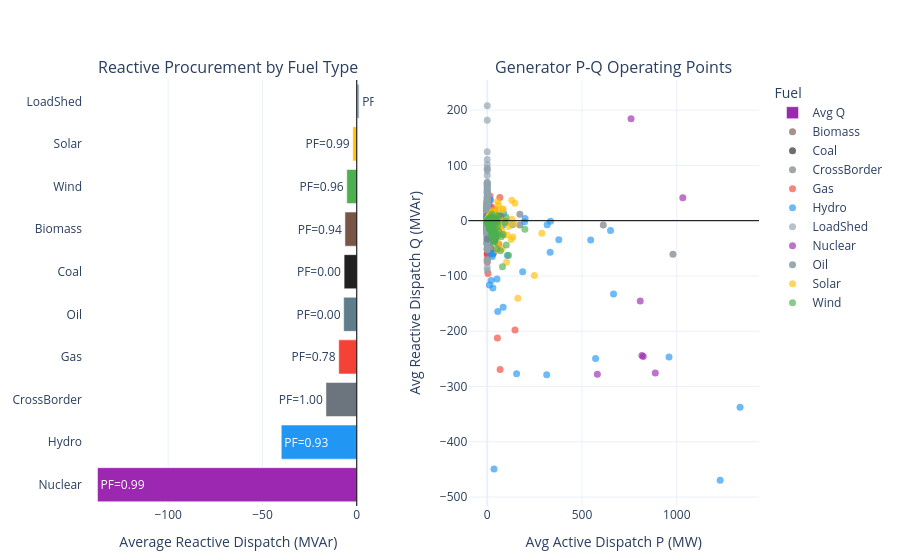

Source (notebook cell):
### Markdown cell above
## Reactive Power Procurement

### Code cell
gen_ac = gen_df[gen_df['fuel'] != 'Slack'].copy()

avg_q = (gen_ac.groupby('fuel')
         .agg(q_mvar=('dispatch_mvar', 'mean'),
              p_mw=('dispatch_mw', 'mean'))
         .reset_index()
         .sort_values('q_mvar'))
avg_q['pf'] = avg_q.apply(
    lambda r: r['p_mw'] / np.hypot(r['p_mw'], r['q_mvar']) if np.hypot(r['p_mw'], r['q_mvar']) > 0 else np.nan,
    axis=1,
)

pq = (gen_ac.groupby(['unit_name', 'fuel'])[['dispatch_mw', 'dispatch_mvar']]
      .mean().reset_index())

fig = make_subplots(
    rows=1, cols=2,
    subplot_titles=['Reactive Procurement by Fuel Type', 'Generator P-Q Operating Points'],
    horizontal_spacing=0.14,
)
fig.add_trace(go.Bar(
    y=avg_q['fuel'], x=avg_q['q_mvar'], orientation='h',
    marker_color=[FUEL_COLORS.get(f, '#90A4AE') for f in avg_q['fuel']],
    text=[f'PF={pf:.2f}' if pd.notna(pf) else '' for pf in avg_q['pf']], textposition='auto',
    customdata=np.column_stack([avg_q['p_mw'], avg_q['pf']]), name='Avg Q',
    hovertemplate='Fuel: %{y}<br>Avg Q: %{x:.1f} MVAr<br>Avg P: %{customdata[0]:.1f} MW<br>PF: %{customdata[1]:.2f}<extra></extra>',
), row=1, col=1)
fig.add_vline(x=0, line_color='black', line_width=1, row=1, col=1)

for fuel, grp in pq.groupby('fuel'):
    fig.add_trace(go.Scatter(
        x=grp['dispatch_mw'], y=grp['dispatch_mvar'], mode='markers', name=fuel,
        marker=dict(color=FUEL_COLORS.get(fuel, '#90A4AE'), size=7, opacity=0.65),
        text=grp['unit_name'],
        hovertemplate='Generator: %{text}<br>Avg P: %{x:.1f} MW<br>Avg Q: %{y:.1f} MVAr<extra>%{fullData.name}</extra>',
    ), row=1, col=2)
fig.add_hline(y=0, line_color='black', line_width=1, row=1, col=2)

fig.update_xaxes(title_text='Average Reactive Dispatch (MVAr)', row=1, col=1)
fig.update_xaxes(title_text='Avg Active Dispatch P (MW)', row=1, col=2)
fig.update_yaxes(title_text='Avg Reactive Dispatch Q (MVAr)', row=1, col=2)
fig.update_layout(height=560, legend_title_text='Fuel', margin=dict(l=70, r=30, t=80, b=50))
save_plotly(fig, 'reactive_procurement.html')
fig.show()

### Figure 1 — Plotly figure (JSON) as saved in the notebook; plotly's stock layout.template omitted (floating-point values rounded to 4 significant figures; data arrays with more than 128 entries replaced by an {"elided": "..."} marker saying what was removed)
{"data": [{"customdata": [[815.0, 0.9861], [101.3, 0.93], [484.2, 0.9994], [11.98, 0.7816], [0.0, 0.0], [0.0, 0.0], [17.14, 0.9393], [17.12, 0.9555], [15.06, 0.9905], [0.0, 0.0]], "hovertemplate": "Fuel: %{y}<br>Avg Q: %{x:.1f} MVAr<br>Avg P: %{customdata[0]:.1f} MW<br>PF: %{customdata[1]:.2f}<extra></extra>", "marker": {"color": ["#9C27B0", "#2196F3", "#6C757D", "#F44336", "#607D8B", "#212121", "#795548", "#4CAF50", "#FFC107", "#90A4AE"]}, "name": "Avg Q", "orientation": "h", "text": ["PF=0.99", "PF=0.93", "PF=1.00", "PF=0.78", "PF=0.00", "PF=0.00", "PF=0.94", "PF=0.96", "PF=0.99", "PF=0.00"], "textposition": "auto", "type": "bar", "x": [-137.5, -40.02, -16.33, -9.557, -6.932, -6.697, -6.261, -5.283, -2.096, 1.271], "xaxis": "x", "y": ["Nuclear", "Hydro", "CrossBorder", "Gas", "Oil", "Coal", "Biomass", "Wind", "Solar", "LoadShed"], "yaxis": "y"}, {"hovertemplate": "Generator: %{text}<br>Avg P: %{x:.1f} MW<br>Avg Q: %{y:.1f} MVAr<extra>%{fullData.name}</extra>", "marker": {"color": "#795548", "opacity": 0.65, "size": 7}, "mode": "markers", "name": "Biomass", "text": ["G0090", "G0190", "G0315", "G0443", "G0445", "G0455", "G0567", "G0704", "G0746", "G0845", "G0846"], "type": "scatter", "x": [19.79, 15.04, 18.75, 14.15, 15.0, 18.75, 11.25, 18.75, 22.08, 18.75, 16.23], "xaxis": "x2", "y": [-50.0, -1.446, -22.01, -1.437, -1.686, -3.922, 0.4002, -5.278, 7.11, 5.526, 3.873], "yaxis": "y2"}, {"hovertemplate": "Generator: %{text}<br>Avg P: %{x:.1f} MW<br>Avg Q: %{y:.1f} MVAr<extra>%{fullData.name}</extra>", "marker": {"color": "#212121", "opacity": 0.65, "size": 7}, "mode": "markers", "name": "Coal", "text": ["G0039", "G0040", "G0058", "G0059", "G0109", "G0204", "G0206", "G0446", "G0742"], "type": "scatter", "x": [0.0, 0.0, 0.0, 0.0, 0.0, 0.0, 0.0, 0.0, 0.0], "xaxis": "x2", "y": [-41.22, -41.89, 6.641, 2.768, -4.374, 9.656, 9.656, -5.096, 3.581], "yaxis": "y2"}, {"hovertemplate": "Generator: %{text}<br>Avg P: %{x:.1f} MW<br>Avg Q: %{y:.1f} MVAr<extra>%{fullData.name}</extra>", "marker": {"color": "#6C757D", "opacity": 0.65, "size": 7}, "mode": "markers", "name": "CrossBorder", "text": ["XB_ES00742", "XB_ES00859", "XB_ES00981", "XB_ES01126"], "type": "scatter", "x": [172.2, 612.4, 172.2, 979.8], "xaxis": "x2", "y": [11.45, -7.912, -7.917, -60.95], "yaxis": "y2"}, {"hovertemplate": "Generator: %{text}<br>Avg P: %{x:.1f} MW<br>Avg Q: %{y:.1f} MVAr<extra>%{fullData.name}</extra>", "marker": {"color": "#F44336", "opacity": 0.65, "size": 7}, "mode": "markers", "name": "Gas", "text": ["G0004", "G0005", "G0006", "G0041", "G0045", "G0065", "G0066", "G0067", "G0077", "G0078", "G0085", "G0086", "G0088", "G0107", "G0108", "G0110", "G0111", "G0112", "G0113", "G0114", "G0115", "G0116", "G0117", "G0140", "G0145", "G0168", "G0169", "G0170", "G0171", "G0172", "G0176", "G0184", "G0189", "G0192", "G0195", "G0197", "G0198", "G0199", "G0200", "G0201", "G0202", "G0203", "G0209", "G0210", "G0211", "G0255", "G0256", "G0257", "G0258", "G0259", "G0260", "G0261", "G0262", "G0263", "G0264", "G0284", "G0286", "G0308", "G0329", "G0334", "G0338", "G0346", "G0373", "G0375", "G0376", "G0377", "G0378", "G0379", "G0380", "G0385", "G0386", "G0408", "G0412", "G0413", "G0441", "G0447", "G0448", "G0456", "G0459", "G0461", "G0462", "G0503", "G0504", "G0523", "G0524", "G0526", "G0527", "G0528", "G0529", "G0530", "G0531", "G0546", "G0552", "G0565", "G0569", "G0586", "G0587", "G0627", "G0644", "G0649", "G0686", "G0697", "G0736", "G0745", "G0749", "G0780", "G0788", "G0789", "G0790", "G0802", "G0814", "G0818", "G0910", "G0911"], "type": "scatter", "x": [0.3412, 0.3412, 68.04, 53.73, 20.22, 29.44, 47.79, 37.66, 0.4708, 16.63, 0.4556, 0.4556, 0.4556, 8.446, 0.3585, 0.0, 0.3554, 0.0, 17.43, 0.3554, 16.14, 0.0, 0.0, 4.07, 1.39, 7.795, 61.1, 4.618, 4.11, 15.1, 0.4004, 3.036, 16.55, 16.55, 3.456, 3.456, 3.456, 3.456, 3.456, 3.456, 3.422, 3.422, 2.207, 2.278, 2.278, 0.3221, 72.66, 55.1, 0.3221, 7.287, 0.3221, 68.49, 11.93, 0.3221, 0.3221, 4.735, 4.735, 0.2379, 5.734, 40.6, 1.905, 5.689, 14.58, 0.3042, 0.3042, 0.3042, 32.09, 0.3042, 0.3042, 16.41, 43.79, 0.966, 21.82, 13.8, 0.4106, 9.325, 0.4883, 0.8848, 0.424, 16.9, 146.5, 1.916, 1.916, 14.11, 3.245, 3.129, 3.129, 14.11, 3.245, 14.11, 3.129, 0.2913, 1.364, 4.109, 0.0, 36.84, 27.93, 4.073, 4.531, 0.9717, 0.2729, 0.4733, 4.524, 33.0, 0.5129, 66.71, 13.32, 5.045, 5.045, 0.411, 0.7667, 2.921, 0.93, 0.349], "xaxis": "x2", "y": [-75.12, -69.96, -269.3, -212.3, -4.925, 2.835, 2.822, 2.81, -0.3785, -0.3588, -61.59, -51.69, -60.04, 3.793, 3.492, -0.6233, -0.4567, -1.186, -26.38, -8.633, -8.489, -1.363, -0.5477, 1.539, 3.383, -36.31, -42.77, -0.05667, -95.63, -14.11, -1.069, 3.517, -4.509, -4.524, 5.2, 5.2, 3.212, 4.545, 3.075, 4.078, 1.942, 1.942, 7.829, -3.738, -5.865, 8.384, 7.73, 7.505, 30.0, 8.384, 0.02375, 7.806, 8.189, 0.09771, 0.08542, 5.917, 6.1, -18.47, 9.316, 19.77, 1.251, 20.17, 44.72, -1.735, -4.173, -59.46, -58.92, -58.38, -0.6048, -32.19, -30.39, 2.378, 25.32, 24.85, -0.5844, -7.567, -7.638, -1.033, -6.362, 18.97, -197.8, 9.985, 15.37, 1.16, 1.475, 1.16, 1.16, 1.16, 4.138, 1.16, 1.16, 2.811, 0.79, -1.53, 0.9769, -2.779, -2.779, 0.4565, -3.271, -4.901, -6.157, 4.798, 0.2521, -17.76, 2.205, 42.0, 7.096, 6.689, 30.78, 2.474, 1.299, 23.14, 6.275, 8.83], "yaxis": "y2"}, {"hovertemplate": "Generator: %{text}<br>Avg P: %{x:.1f} MW<br>Avg Q: %{y:.1f} MVAr<extra>%{fullData.name}</extra>", "marker": {"color": "#2196F3", "opacity": 0.65, "size": 7}, "mode": "markers", "name": "Hydro", "text": ["G0019", "G0021", "G0029", "G0030", "G0031", "G0057", "G0064", "G0070", "G0094", "G0095", "G0104", "G0135", "G0155", "G0156", "G0158", "G0161", "G0162", "G0214", "G0221", "G0222", "G0224", "G0225", "G0226", "G0232", "G0233", "G0280", "G0281", "G0289", "G0293", "G0302", "G0323", "G0342", "G0369", "G0398", "G0437", "G0444", "G0458", "G0563", "G0594", "G0602", "G0637", "G0651", "G0656", "G0657", "G0674", "G0705", "G0706", "G0709", "G0740", "G0741", "G0743", "G0853", "G0912", "G0928", "G0929", "G0930", "G0931", "G0932", "G0933", "G0934", "G0935", "G0936", "G0937", "G0938", "G0939", "G0940", "G0941", "G0942", "G0943", "G0944", "G0945", "G0946", "G0947", "G0948", "G0949", "G0950", "G0951", "G0952", "G0953", "G0954", "G0955", "G0956", "G0957", "G0958", "G0959", "G0960", "G0961", "G0962", "G0963", "G0964", "G0965", "G0966", "G0967", "G0968", "G0969", "G0970", "G0971", "G0972", "G0973"], "type": "scatter", "x": [313.8, 11.65, 32.24, 24.64, 154.8, 51.73, 26.15, 1229.0, 28.31, 377.7, 571.6, 29.24, 1334.0, 16.09, 15.31, 106.5, 650.6, 27.39, 25.77, 40.75, 20.04, 197.0, 21.72, 29.88, 20.87, 27.01, 959.2, 84.07, 55.51, 334.0, 199.7, 41.38, 22.14, 13.95, 35.83, 32.19, 14.36, 187.0, 25.37, 19.31, 12.88, 22.74, 666.5, 332.0, 12.74, 133.0, 25.66, 23.52, 316.2, 24.88, 17.75, 546.0, 13.69, 2.9, 17.6, 30.0, 86.5, 8.4, 2.32, 1.57, 3.7, 82.44, 9.6, 9.6, 4.5, 12.8, 4.9, 0.7, 10.4, 5.0, 1.5, 0.05, 3.8, 12.8, 0.45, 2.1, 2.7, 5.0, 7.2, 10.9, 5.0, 8.32, 5.4, 12.8, 6.8, 5.0, 15.0, 13.2, 15.2, 2.99, 3.15, 0.3, 1.1, 0.6, 2.3, 12.8, 9.6, 10.0, 2.6], "xaxis": "x2", "y": [-278.7, -116.3, -18.56, -14.56, -277.1, -105.6, -60.72, -469.7, -23.65, -34.44, -249.2, -3.394, -337.6, 37.31, 37.31, -63.09, -18.0, -21.01, -2.748, -5.431, -12.71, -1.801, 13.26, -122.0, -108.4, -64.74, -246.6, -156.6, -164.2, -1.243, 3.767, 5.901, 4.173, -59.08, -449.3, -58.51, -30.22, -92.25, -2.634, -1.445, -9.634, 4.319, -132.7, -57.31, 3.214, -7.492, -13.65, -7.112, -7.36, -6.648, -38.16, -35.12, 9.807, -0.1844, -0.6583, -1.718, 13.6, -6.022, 0.007292, 0.08833, -0.01187, -8.419, -8.045, -9.08, -0.291, -4.138, 0.001458, 0.03958, 0.6498, -2.242, -0.0002083, -0.04042, -0.008542, -4.138, 0.02813, -1.62, 0.04312, -0.3575, -4.249, -0.2663, -3.481, -4.979, -3.598, -2.14, -0.1056, -4.999, -9.691, 0.9017, -1.02, -0.01542, -0.9906, 0.0, -0.03167, -0.1569, -0.7006, -9.223, -8.045, -7.982, -1.283], "yaxis": "y2"}, {"hovertemplate": "Generator: %{text}<br>Avg P: %{x:.1f} MW<br>Avg Q: %{y:.1f} MVAr<extra>%{fullData.name}</extra>", "marker": {"color": "#90A4AE", "opacity": 0.65, "size": 7}, "mode": "markers", "name": "LoadShed", "text": {"elided": "1057 str values"}, "type": "scatter", "x": {"elided": "1057 float values"}, "xaxis": "x2", "y": {"elided": "1057 float values"}, "yaxis": "y2"}, {"hovertemplate": "Generator: %{text}<br>Avg P: %{x:.1f} MW<br>Avg Q: %{y:.1f} MVAr<extra>%{fullData.name}</extra>", "marker": {"color": "#9C27B0", "opacity": 0.65, "size": 7}, "mode": "markers", "name": "Nuclear", "text": ["G0092", "G0093", "G0138", "G0139", "G0160", "G0285", "G0307"], "type": "scatter", "x": [816.1, 823.2, 886.7, 581.1, 758.8, 1032.0, 807.2], "xaxis": "x2", "y": [-243.7, -245.8, -275.6, -277.9, 184.3, 41.62, -145.1], "yaxis": "y2"}, {"hovertemplate": "Generator: %{text}<br>Avg P: %{x:.1f} MW<br>Avg Q: %{y:.1f} MVAr<extra>%{fullData.name}</extra>", "marker": {"color": "#607D8B", "opacity": 0.65, "size": 7}, "mode": "markers", "name": "Oil", "text": ["G0314", "G0335", "G0754"], "type": "scatter", "x": [0.0, 0.0, 0.0], "xaxis": "x2", "y": [-33.19, 8.43, 3.969], "yaxis": "y2"}, {"hovertemplate": "Generator: %{text}<br>Avg P: %{x:.1f} MW<br>Avg Q: %{y:.1f} MVAr<extra>%{fullData.name}</extra>", "marker": {"color": "#FFC107", "opacity": 0.65, "size": 7}, "mode": "markers", "name": "Solar", "text": {"elided": "445 str values"}, "type": "scatter", "x": {"elided": "445 float values"}, "xaxis": "x2", "y": {"elided": "445 float values"}, "yaxis": "y2"}, {"hovertemplate": "Generator: %{text}<br>Avg P: %{x:.1f} MW<br>Avg Q: %{y:.1f} MVAr<extra>%{fullData.name}</extra>", "marker": {"color": "#4CAF50", "opacity": 0.65, "size": 7}, "mode": "markers", "name": "Wind", "text": {"elided": "285 str values"}, "type": "scatter", "x": {"elided": "285 float values"}, "xaxis": "x2", "y": {"elided": "285 float values"}, "yaxis": "y2"}], "layout": {"annotations": [{"font": {"size": 16}, "showarrow": false, "text": "Reactive Procurement by Fuel Type", "x": 0.215, "xanchor": "center", "xref": "paper", "y": 1, "yanchor": "bottom", "yref": "paper"}, {"font": {"size": 16}, "showarrow": false, "text": "Generator P-Q Operating Points", "x": 0.785, "xanchor": "center", "xref": "paper", "y": 1, "yanchor": "bottom", "yref": "paper"}], "height": 560, "legend": {"title": {"text": "Fuel"}}, "margin": {"b": 50, "l": 70, "r": 30, "t": 80}, "shapes": [{"line": {"color": "black", "width": 1}, "type": "line", "x0": 0, "x1": 0, "xref": "x", "y0": 0, "y1": 1, "yref": "y domain"}, {"line": {"color": "black", "width": 1}, "type": "line", "x0": 0, "x1": 1, "xref": "x2 domain", "y0": 0, "y1": 0, "yref": "y2"}], "xaxis": {"anchor": "y", "domain": [0, 0.43], "title": {"text": "Average Reactive Dispatch (MVAr)"}}, "xaxis2": {"anchor": "y2", "domain": [0.57, 1], "title": {"text": "Avg Active Dispatch P (MW)"}}, "yaxis": {"anchor": "x", "domain": [0, 1]}, "yaxis2": {"anchor": "x2", "domain": [0, 1], "title": {"text": "Avg Reactive Dispatch Q (MVAr)"}}}}
